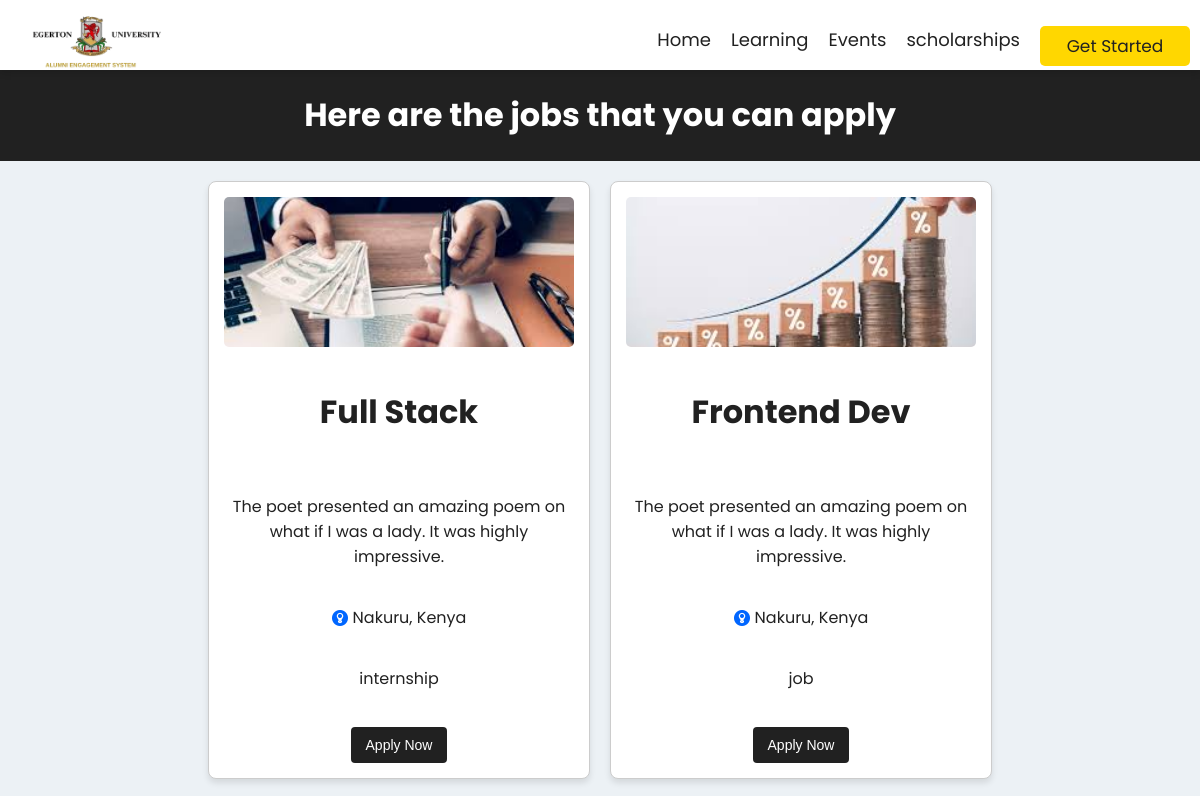
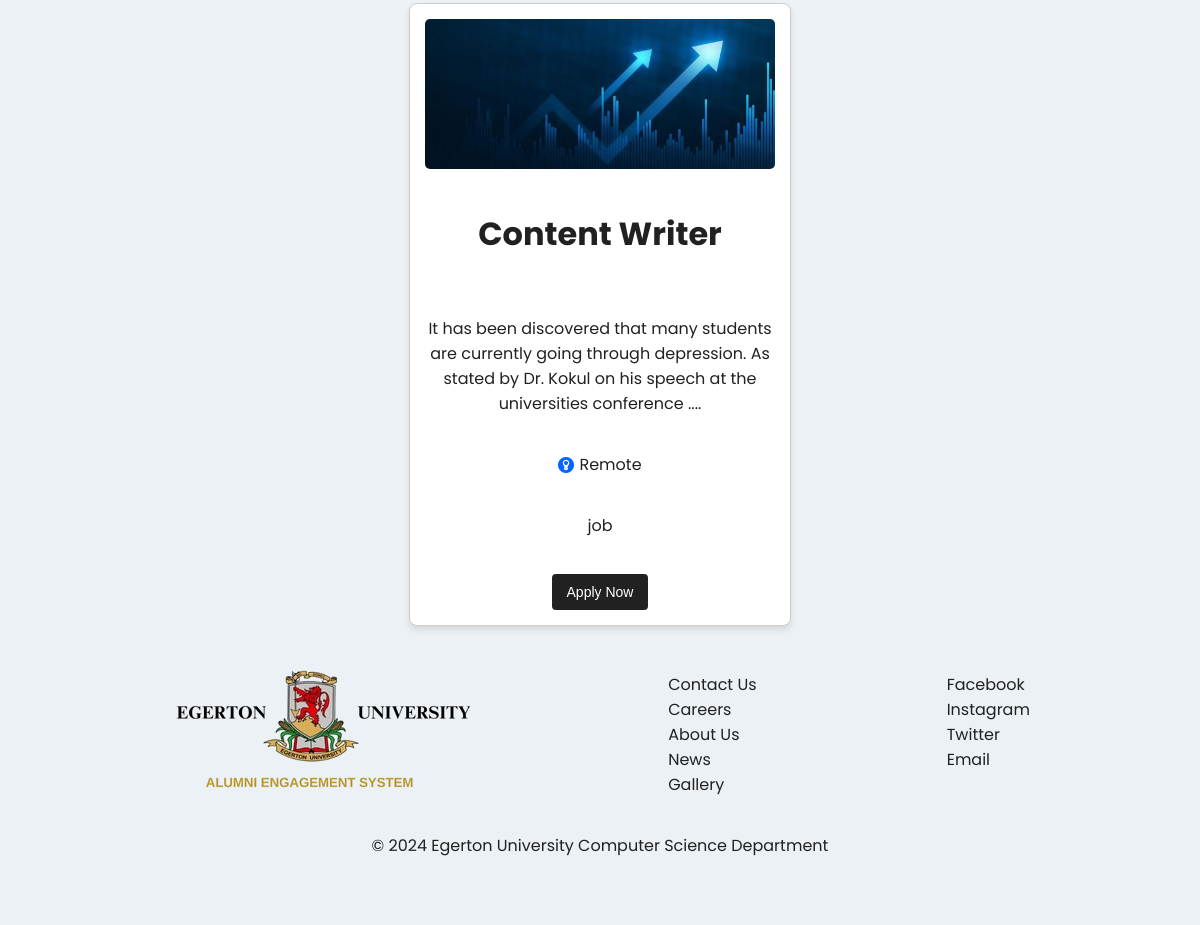
/jobs, run on an earlier commit of the app's database (2 pictures, top to bottom).
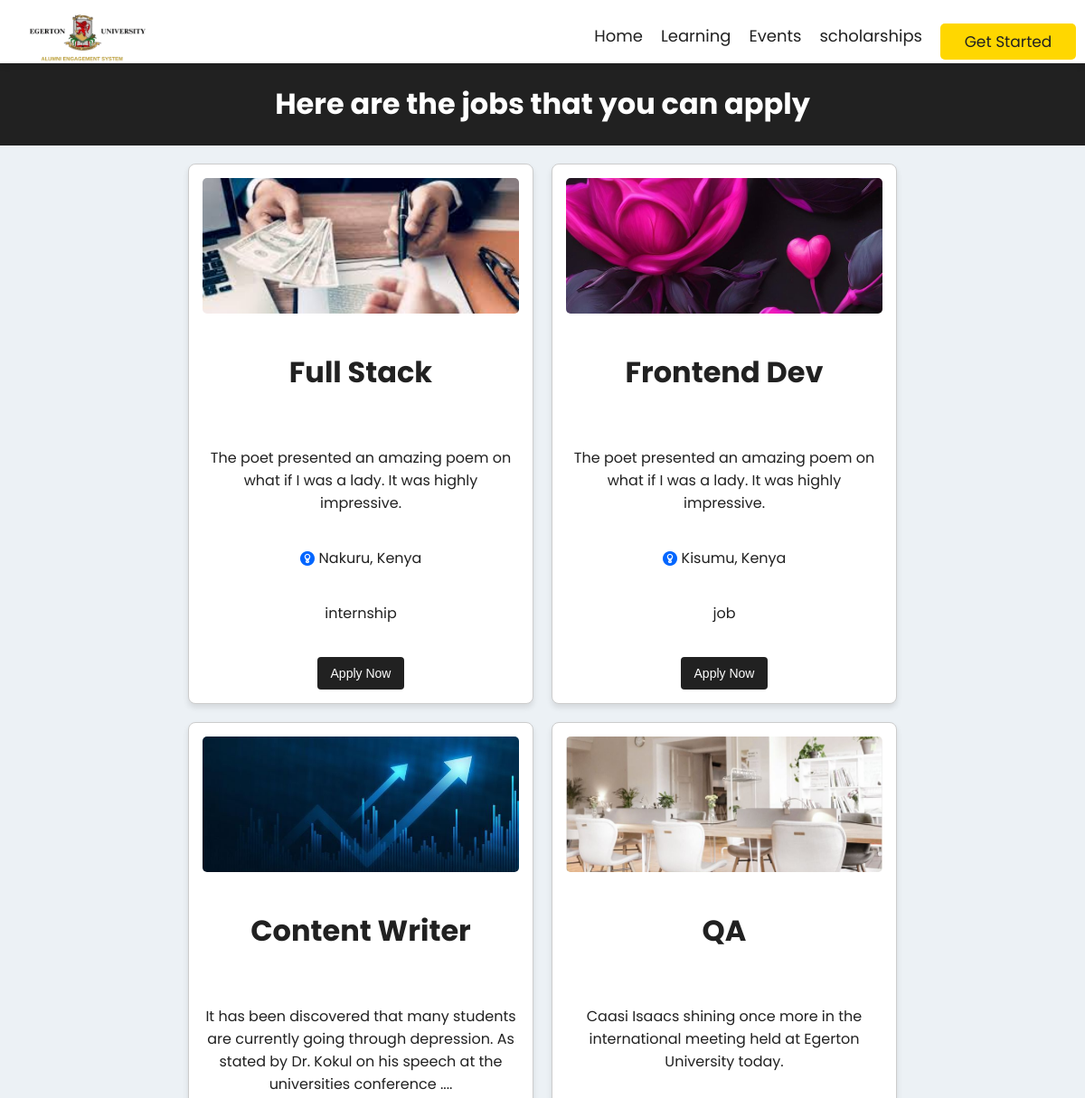
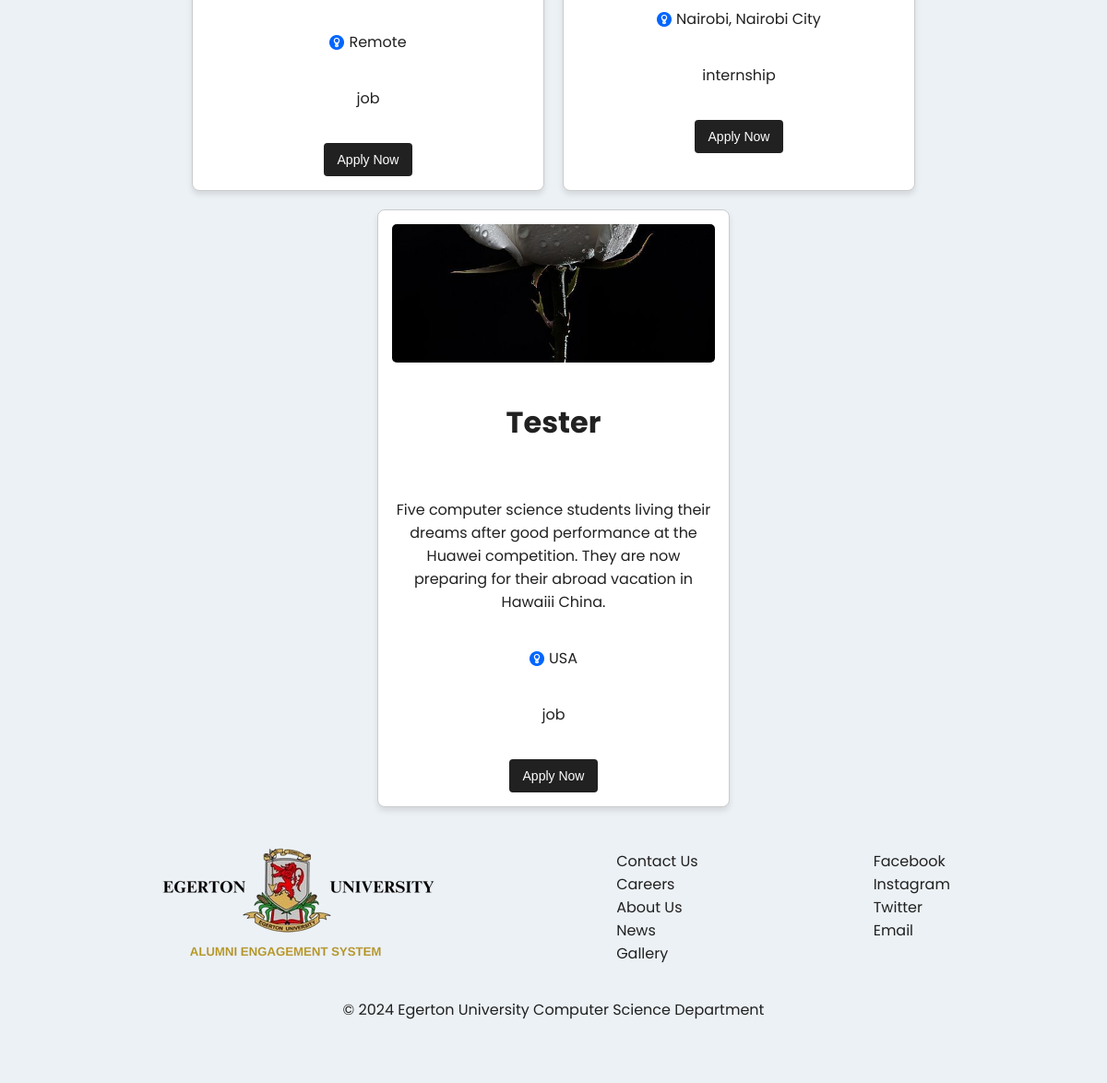
And on a later commit of the database (2 pictures, top to bottom).
### website/models.py (models this page shows)
class Jobs(db.Model):
    id = db.Column(db.Integer, primary_key = True)
    title = db.Column(db.String(100) , nullable = False)
    body = db.Column(db.String(1000) , nullable = False)
    location = db.Column(db.String(50) , nullable = False)
    job_type = db.Column(db.String(100) , nullable = False)
    link = db.Column(db.String(100) , nullable = False)
    image = db.Column(db.String(1000) , nullable = False)

### website/views.py (the view)
@views.route('/jobs')
def jobs():
    jobs = Jobs.query.all()
    return render_template('jobs.html' , jobs = jobs)

### website/templates/jobs.html (shortened to what this page needs)
{% extends 'base.html' %}
{% block body %}
<h1 style="text-align: center;">Here are the jobs that you can apply </h1>
<div class="jobs">
    {% for job in jobs %}
      <div class="recent-jobs">
        <img src="{{ job.image }}" alt="an image here" />
        <h1>{{ job.title }}</h1>
        <p>{{ job.body }}</p>
        <section>
          <img src="../static/images/location.png" alt="" />{{ job.location }}
        </section>
        <p>{{ job.job_type }}</p>
        <a href="https://{{job.link}}" target="_blank"> <button>Apply Now</button> </a>
      </div>
  {% endfor %}
{% endblock body %}

### website/templates/base.html (shortened to what this page needs)
<!DOCTYPE html>
<html lang="en">
<head>
    <link rel="stylesheet" href="{{url_for('static',filename='src/input.css')}}">
</head>
<body class="text-center font-bold">
    <nav>
        <a href="/"><img class="logo" src="../static/images/logo_to_use.png" alt="company logo here"></a>
        <ul class="text-blue-800 my-57 text-center flex gap-10 cursor-pointer list-none">
            <li><a href="/">Home</a></li>
            <li><a href="/files">Learning</a></li>
            <li><a href="/events">Events</a></li>
            <li><a href="/scholarships">scholarships</a></li>
            {% if current_user.is_authenticated %}
             <a  href="/profile"><button class="get-started"> My Dashboard </button></a>
             {% else %}
             <a  href="/signup"><button class="get-started"> Get Started </button></a>
             {% endif %}
        </ul>
    </nav>
    {% block body %}
    {% endblock body %}
    <footer>
        <div>
        <a href="/">
            <img src="../static/images/logo_to_use.png" alt="">
        </a>
        </div>
        <div>
            <ul>
                <li>Contact Us</li>
                <li>Careers</li>
                <li>About Us</li>
                <li>News</li>
                <li>Gallery</li>
            </ul>
        </div>
        <div>
            <ul>
                <li>Facebook</li>
                <li>Instagram</li>
                <li>Twitter</li>
                <li>Email</li>
            </ul>
        </div>
    </footer>
    <section class="copyright">
        &copy; 2024 Egerton University Computer Science Department
    </section>
</body>
</html>

### website/static/src/input.css (style rules this page uses)
body { position: relative; color: #ffffff; box-sizing: border-box; font-family: 'Poppins', sans-serif; background-color: #212121; margin: 0; display: flex; flex-direction: column; min-height: 100vh; }
a { text-decoration: none; color: inherit; }
nav { background-color: #ffffff; color: #212121; height: 60px; width: 100%; padding-top: 10px; display: flex; justify-content: space-between; position: sticky; top: 0; z-index: 10; box-shadow: 0px 4px 6px rgba(0, 0, 0, 0.1); }
.logo { height: 60px; margin-left: 30px; }
nav ul { display: flex; gap: 20px; justify-content: right; }
nav ul li { list-style-type: none; font-size: 18px; }
.get-started { color: #212121; background-color: #FFD700; border: none; margin-right: 10px; height: 40px; width: 150px; margin-top: 0px; border-radius: 5px; cursor: pointer; font-size: 17px; font-family: 'Poppins' , sans-serif; }
footer { background-color: #ECF1F5; color: #212121; width: 100%; padding-top: 10px; display: flex; justify-content: space-evenly; margin-top: auto; }
footer ul li { list-style-type: none; }
.copyright { text-align: center; margin-bottom: 10px; background-color: #ECF1F5; color: #212121; padding-bottom: 40px; }
.jobs { background-color: #ECF1F5; color: #212121; padding: 20px; display: flex; flex-wrap: wrap; gap: 20px; justify-content: center; }
.recent-jobs { background-color: #ffffff; width: 350px; border: 1px solid #ccc; border-radius: 8px; padding: 15px; display: flex; flex-direction: column; align-items: center; text-align: center; gap: 20px; box-shadow: 0 4px 6px rgba(0, 0, 0, 0.1); transition: transform 0.5s ease-in-out; cursor: pointer; }
.recent-jobs img { width: 100%; height: auto; max-height: 150px; object-fit: cover; border-radius: 5px; }
.recent-jobs section img { width: 16px; height: 16px; margin-right: 5px; vertical-align: middle; }
.recent-jobs button { background-color: #212121; color: #ffffff; border: none; border-radius: 4px; padding: 10px 15px; cursor: pointer; font-size: 14px; transition: background-color 0.3s ease; }

What changed in the data, as far as the page shows it:
changed Jobs "Frontend Dev": image: a different picture; location "Nakuru, Kenya" → "Kisumu, Kenya"
added Jobs: image (picture), title "QA", body "Caasi Isaacs shining once more in the international meeting held at Egerton University today.", location "Nairobi, Nairobi City", job_type "internship"
added Jobs: image (picture), title "Tester", body "Five computer science students living their dreams after good performance at the Huawei competition. They are now preparing for their abroad vacation in Hawaiii China.", location "USA", job_type "job"
